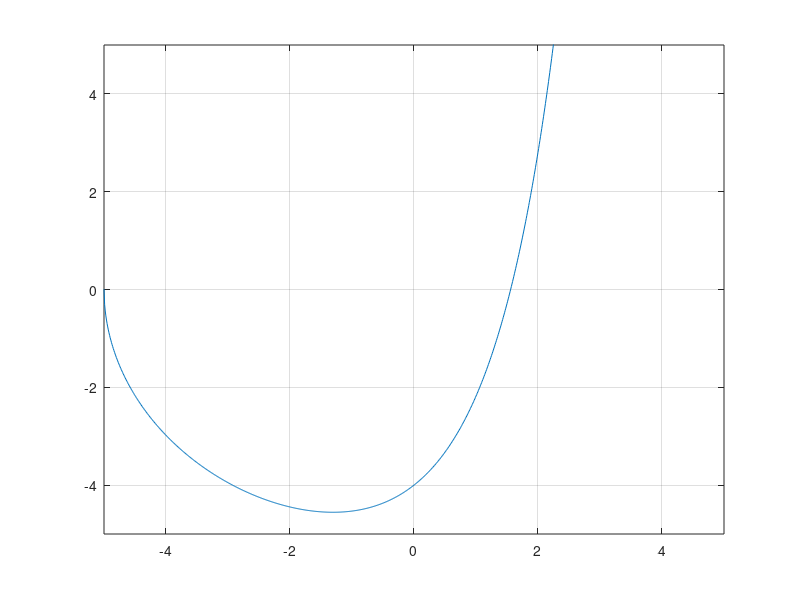

Write MATLAB code to recreate this figure.
% INCLASS21OCT   Shows how Ed used Newton's method to find the intersections of
% the graph  y = e^x  and the circle of radius 5 centered at the origin.

% plot the graph  y = f(x)  for which we are solving  f(x) = 0
x = -5:.01:5;  plot(x,exp(x) - sqrt(25 - x.^2))
axis([-5 5 -5 5])
grid on

% apply Newton's method to find right-hand intersection
format long
x = 1.5
x = x - (exp(x) - sqrt(25 - x^2)) / (exp(x) + x / sqrt(25 - x^2))
x = x - (exp(x) - sqrt(25 - x^2)) / (exp(x) + x / sqrt(25 - x^2))
x = x - (exp(x) - sqrt(25 - x^2)) / (exp(x) + x / sqrt(25 - x^2))
x = x - (exp(x) - sqrt(25 - x^2)) / (exp(x) + x / sqrt(25 - x^2))
x = x - (exp(x) - sqrt(25 - x^2)) / (exp(x) + x / sqrt(25 - x^2))
exp(x),  sqrt(25 - x^2)

% for the left-hand intersection, I had to try harder just to get
% a reasonable starting point; after experimentation I found that
% this starting point worked:
x = -4.99999
exp(x), sqrt(25 - x^2)   % the fact that these are both small suggests
                         % it will work
x = x - (exp(x) - sqrt(25 - x^2)) / (exp(x) + x / sqrt(25 - x^2))
x = x - (exp(x) - sqrt(25 - x^2)) / (exp(x) + x / sqrt(25 - x^2))
x = x - (exp(x) - sqrt(25 - x^2)) / (exp(x) + x / sqrt(25 - x^2))
x = x - (exp(x) - sqrt(25 - x^2)) / (exp(x) + x / sqrt(25 - x^2))
x = x - (exp(x) - sqrt(25 - x^2)) / (exp(x) + x / sqrt(25 - x^2))
x = x - (exp(x) - sqrt(25 - x^2)) / (exp(x) + x / sqrt(25 - x^2))
